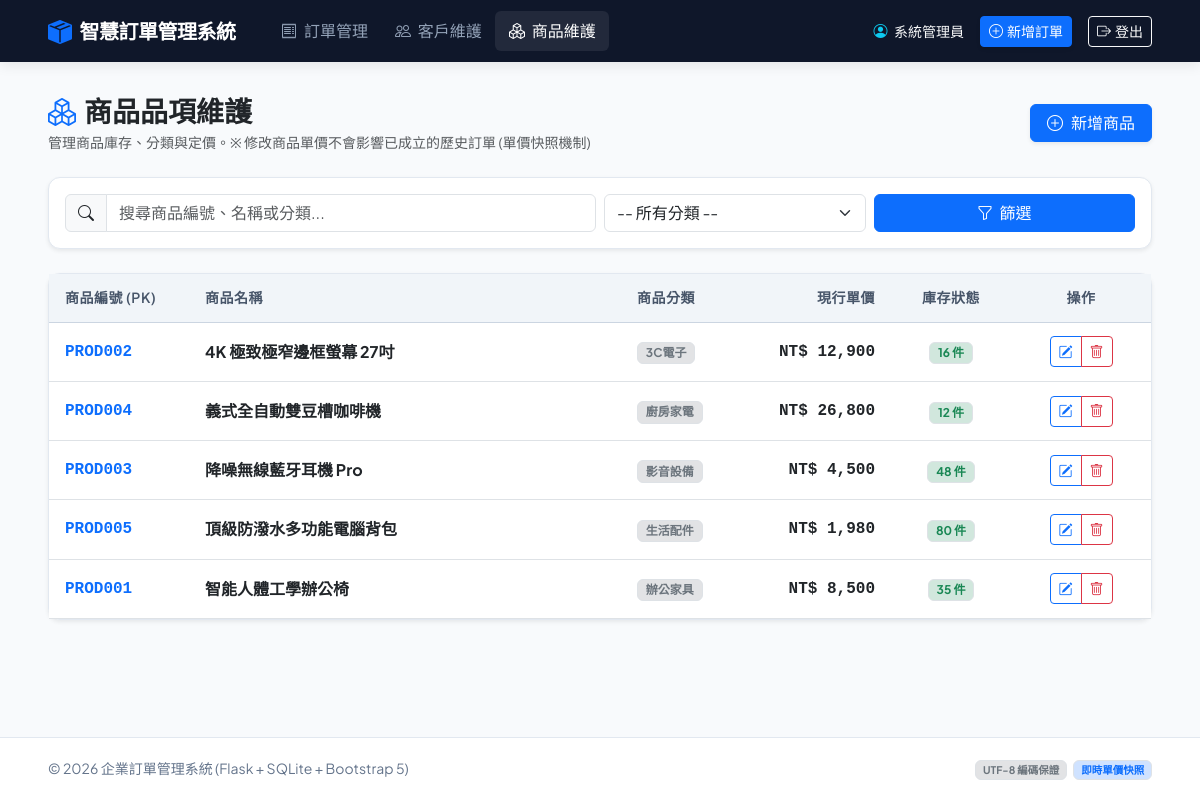
The page /products (signed in) on the database its author committed.
### tables this page shows
CREATE TABLE product (
        product_id TEXT PRIMARY KEY,
        name TEXT NOT NULL,
        price INTEGER NOT NULL,
        stock INTEGER NOT NULL DEFAULT 0,
        category TEXT NOT NULL
    );

### app.py (the view)
@app.route("/products")
@login_required
def products_list():
    q = request.args.get("q", "").strip()
    category_filter = request.args.get("category", "").strip()
    conn = get_db_connection()
    query = "SELECT * FROM product WHERE 1=1"
    params = []
    if category_filter:
        query += " AND category = ?"
        params.append(category_filter)
    if q:
        query += " AND (product_id LIKE ? OR name LIKE ? OR category LIKE ?)"
        wildcard = f"%{q}%"
        params.extend([wildcard, wildcard, wildcard])
    query += " ORDER BY category ASC, product_id ASC;"
    products = conn.execute(query, params).fetchall()
    categories = [r[0] for r in conn.execute("SELECT DISTINCT category FROM product ORDER BY category ASC;").fetchall()]
    conn.close()
    return render_template(
        "products.html",
        products=products,
        categories=categories,
        search_query=q,
        category_filter=category_filter
    )

### app.py (called while the page is built)
def login_required(f):
    @wraps(f)
    def decorated_function(*args, **kwargs):
        if "user_id" not in session:
            flash("請先登入系統以存取管理功能", "warning")
            return redirect(url_for("login", next=request.url))
        return f(*args, **kwargs)
    return decorated_function

@app.context_processor
def inject_globals():
    return {
        "current_user": session.get("display_name"),
        "is_logged_in": "user_id" in session,
        "now": datetime.now()
    }

### database.py (called while the page is built)
def get_db_connection():
    conn = sqlite3.connect(DB_PATH)
    conn.row_factory = sqlite3.Row
    conn.execute("PRAGMA foreign_keys = ON;")
    return conn

### templates/products.html (shortened to what this page needs)
{% extends "base.html" %}
{% block content %}
<div class="d-flex flex-column flex-md-row justify-content-between align-items-md-center gap-3 mb-4">
    <div>
        <h3 class="fw-bold mb-1 text-dark"><i class="bi bi-boxes text-primary me-2"></i>商品品項維護</h3>
        <p class="text-muted small mb-0">管理商品庫存、分類與定價。※ 修改商品單價不會影響已成立的歷史訂單 (單價快照機制)</p>
    </div>
    <div>
        <button type="button" class="btn btn-primary px-3 shadow-sm d-flex align-items-center gap-2" data-bs-toggle="modal" data-bs-target="#productModal" onclick="openAddModal()">
            <i class="bi bi-plus-circle"></i> 新增商品
        </button>
    </div>
</div>
<div class="card shadow-sm mb-4">
    <div class="card-body p-3">
        <form method="GET" action="{{ url_for('products_list') }}" class="row g-2">
            <div class="col-md-6">
                <div class="input-group">
                    <span class="input-group-text bg-light"><i class="bi bi-search"></i></span>
                    <input type="text" name="q" class="form-control" placeholder="搜尋商品編號、名稱或分類..." value="{{ search_query }}">
                </div>
            </div>
            <div class="col-md-3">
                <select name="category" class="form-select">
                    <option value="">-- 所有分類 --</option>
                </select>
            </div>
            <div class="col-md-3 d-flex gap-2">
                <button type="submit" class="btn btn-primary flex-grow-1">
                    <i class="bi bi-funnel me-1"></i> 篩選
                </button>
            </div>
        </form>
    </div>
</div>
<div class="card shadow-sm">
    <div class="table-responsive">
        <table class="table table-hover align-middle mb-0">
            <thead class="table-light">
                <tr>
                    <th style="width: 140px;">商品編號 (PK)</th>
                    <th>商品名稱</th>
                    <th style="width: 130px;">商品分類</th>
                    <th style="width: 140px;" class="text-end">現行單價</th>
                    <th style="width: 120px;" class="text-center">庫存狀態</th>
                    <th style="width: 140px;" class="text-center">操作</th>
                </tr>
            </thead>
            <tbody>
                {% if products %}
                    {% for p in products %}
                    <tr>
                        <td class="font-monospace fw-bold text-primary">{{ p.product_id }}</td>
                        <td>
                            <div class="fw-bold text-dark">{{ p.name }}</div>
                        </td>
                        <td>
                            <span class="badge bg-secondary-subtle text-secondary border">{{ p.category }}</span>
                        </td>
                        <td class="text-end font-monospace fw-bold text-dark fs-6">
                            NT$ {{ "{:,}".format(p.price) }}
                        </td>
                        <td class="text-center">
                            {% if p.stock > 10 %}
                            <span class="badge bg-success-subtle text-success border px-2 py-1">{{ p.stock }} 件</span>
                            {% elif p.stock > 0 %}
                            <span class="badge bg-warning-subtle text-warning border px-2 py-1">{{ p.stock }} 件 (庫存吃緊)</span>
                            {% else %}
                            <span class="badge bg-danger-subtle text-danger border px-2 py-1">缺貨 (0)</span>
                            {% endif %}
                        </td>
                        <td class="text-center">
                            <div class="btn-group btn-group-sm">
                                <button type="button" class="btn btn-outline-primary btn-edit-product"
                                        data-id="{{ p.product_id }}"
                                        data-name="{{ p.name }}"
                                        data-price="{{ p.price }}"
                                        data-stock="{{ p.stock }}"
                                        data-category="{{ p.category }}"
                                        title="編輯商品">
                                    <i class="bi bi-pencil-square"></i>
                                </button>
                                <button type="button" class="btn btn-outline-danger" data-bs-toggle="modal" data-bs-target="#deleteProdModal{{ loop.index }}" title="刪除商品">
                                    <i class="bi bi-trash"></i>
                                </button>
                            </div>
                        </td>
                    </tr>
                    {% endfor %}
                {% endif %}
            </tbody>
        </table>
    </div>
</div>
{% endblock %}

### templates/base.html (style rules this page uses)
:root { --bs-body-font-family: 'Noto Sans TC', 'Plus Jakarta Sans', system-ui, -apple-system, sans-serif; --primary-gradient: linear-gradient(135deg, #1e3a8a 0%, #3b82f6 100%); --sidebar-bg: #0f172a; }
body { font-family: var(--bs-body-font-family); background-color: #f8fafc; color: #334155; min-height: 100vh; display: flex; flex-direction: column; }
.card { border: 1px solid #e2e8f0; border-radius: 12px; box-shadow: 0 1px 3px rgba(0,0,0,0.04), 0 1px 2px rgba(0,0,0,0.02); transition: transform 0.2s ease, box-shadow 0.2s ease; }
.table > :not(caption) > * > * { padding: 0.85rem 1rem; vertical-align: middle; }
.table thead th { background-color: #f1f5f9; color: #475569; font-size: 0.875rem; text-transform: uppercase; letter-spacing: 0.5px; font-weight: 600; border-bottom: 1px solid #cbd5e1; }

### rows shown on the page
product: product_id "PROD002", name "4K 極致極窄邊框螢幕 27吋", category "3C電子", price "12,900", stock "16"
product: product_id "PROD004", name "義式全自動雙豆槽咖啡機", category "廚房家電", price "26,800", stock "12"
product: product_id "PROD003", name "降噪無線藍牙耳機 Pro", category "影音設備", price "4,500", stock "48"
product: product_id "PROD005", name "頂級防潑水多功能電腦背包", category "生活配件", price "1,980", stock "80"
product: product_id "PROD001", name "智能人體工學辦公椅", category "辦公家具", price "8,500", stock "35"

### other values the page prints
{{ current_user }} "系統管理員"
